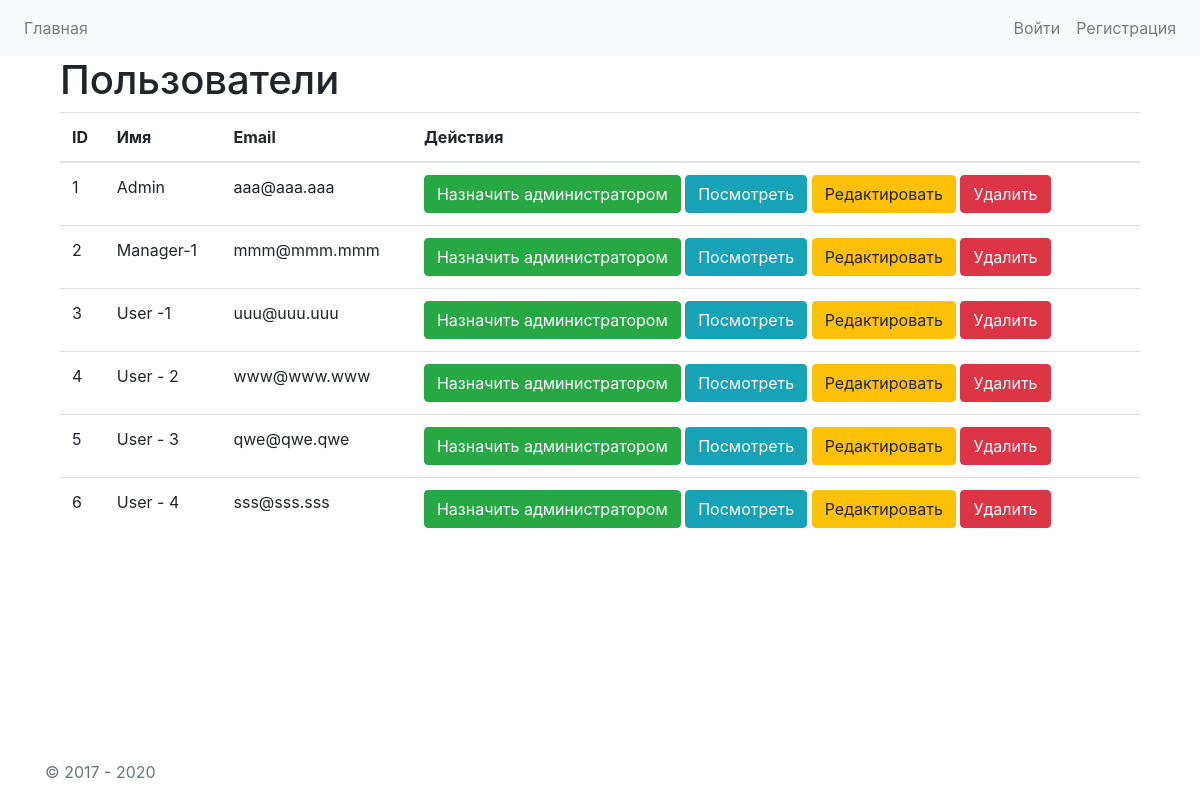
The app's page /admin/index.php with its own data.
### tables this page shows
CREATE TABLE `users` (
  `id` int(3) NOT NULL,
  `username` varchar(50) NOT NULL,
  `email` varchar(50) NOT NULL,
  `password` varchar(255) NOT NULL,
  `user_desc` text NOT NULL,
  `group_id` tinyint(3) NOT NULL DEFAULT 1,
  `created` timestamp NOT NULL DEFAULT current_timestamp(),
  `updated` datetime DEFAULT current_timestamp() ON UPDATE current_timestamp()
);

### app/controllers/Config.php (called while the page is built)
<?php
class Config
{
  public static function get($path = null)
  {
    if ($path) {
      $config = $GLOBALS['config'];
      $path = explode('.', $path);
      foreach ($path as $item) {
        if (isset($config[$item])) {
          $config = $config[$item];
        }
      }
      return $config;
    }
    return false;
  }
}

### app/controllers/Database.php (called while the page is built, shortened)
<?php
class Database
{
  private static $instace = null;
  private $pdo, $query, $error = false, $result, $count;
  private function __construct()
  {
    try {
      $this->pdo = new PDO(
        'mysql:host=' . Config::get('mysql.host') . ';dbname=' . Config::get('mysql.dbname'),
        Config::get('mysql.username'),
        Config::get('mysql.password')
      );
    } catch (PDOException $e) {
      throw new Exception($e->getMessage());
    }
  }
  public static function getInstace()
  {
    if (!isset(self::$instace)) {
      self::$instace = new Database();
    }
    return self::$instace;
  }
  public function query($sql, $params = [])
  {
    $this->error = false;
    $this->query = $this->pdo->prepare($sql);
    if (count($params)) {
      $i = 1;
      foreach ($params as $param) {
        $this->query->bindValue($i, $param);
        $i++;
      }
    }
    if (!$this->query->execute()) {
      $this->error = true;
    } else {
      $this->result = $this->query->fetchAll(PDO::FETCH_OBJ);
    }
    return $this;
  }
  public function getError()
  {
    return $this->error;
  }
  public function getResult()
  {
    return $this->result;
  }
  public function get($table, $where = [])
  {
    return $this->action('SELECT *', $table, $where);
  }
  public function action($action, $table, $where = [])
  {
    if (count($where) === 3) {
      $operators = ['=', '>', '<', '>=', '<='];
      $field = $where[0];
      $operator = $where[1];
      $value = $where[2];
      if (in_array($operator, $operators)) {
        $sql = "{$action} FROM {$table} WHERE {$field} {$operator} ?";
        if (!$this->query($sql, [$value])->getError()) {
          return $this;
        }
      }
    }
    return false;
  }
}

### admin/index.php (the view, shortened to what this page needs)
<?php
$users = Database::getInstace()->get('users', ['id', '>=', '1'])->getResult();
require_once '../includes/layouts/header.php';
require_once '../includes/layouts/top-nav.php';
?>
<div class="container">
  <div class="col-md-12">
    <h1>Пользователи</h1>
    <table class="table">
      <thead>
        <tr>
          <th>ID</th>
          <th>Имя</th>
          <th>Email</th>
          <th>Действия</th>
        </tr>
      </thead>
      <tbody>
        <?php foreach ($users as $user) : ?>
          <tr>
            <td><?= $user->id; ?></td>
            <td><?= $user->username; ?></td>
            <td><?= $user->email; ?></td>
            <td>
              <a href="#" class="btn btn-success">Назначить администратором</a>
              <a href="user_profile.php?id=<?= $user->id; ?>" class="btn btn-info">Посмотреть</a>
              <a href="#" class="btn btn-warning">Редактировать</a>
              <a href="#" class="btn btn-danger" onclick="return confirm('Вы уверены?');">Удалить</a>
            </td>
          </tr>
        <?php endforeach; ?>
      </tbody>
    </table>
  </div>
</div>
<?php
require_once '../includes/layouts/footer.php';
?>

### css/style.css (style rules this page uses)
html, body { height: 100%; }

### records on screen
users: id "1", username "Admin", email "aaa@aaa.aaa"
users: id "2", username "Manager-1", email "mmm@mmm.mmm"
users: id "3", username "User -1", email "uuu@uuu.uuu"
users: id "4", username "User - 2", email "www@www.www"
users: id "5", username "User - 3", email "qwe@qwe.qwe"
users: id "6", username "User - 4", email "sss@sss.sss"
